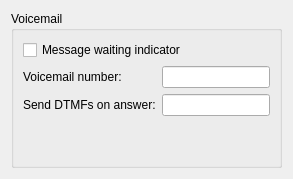
       <widget class="QWidget" name="page_8">
        <layout class="QGridLayout" name="gridLayout_33">
         <item row="0" column="0">
          <widget class="QGroupBox" name="groupBox_12">
           <property name="title">
            <string>Voicemail</string>
           </property>
           <layout class="QGridLayout" name="gridLayout_32">
            <item row="1" column="0">
             <layout class="QGridLayout" name="gridLayout_34">
              <item row="0" column="0">
               <widget class="QLabel" name="label_15">
                <property name="text">
                 <string>Voicemail number:</string>
                </property>
               </widget>
              </item>
              <item row="0" column="1">
               <widget class="QLineEdit" name="leVmNumber"/>
              </item>
              <item row="1" column="0">
               <widget class="QLabel" name="label_16">
                <property name="text">
                 <string>Send DTMFs on answer:</string>
                </property>
               </widget>
              </item>
              <item row="1" column="1">
               <widget class="QLineEdit" name="leVmDTMF">
                <property name="maxLength">
                 <number>120</number>
                </property>
               </widget>
              </item>
             </layout>
            </item>
            <item row="0" column="0">
             <widget class="QCheckBox" name="chkbMWI">
              <property name="text">
               <string>Message waiting indicator</string>
              </property>
             </widget>
            </item>
            <item row="3" column="0">
             <spacer name="verticalSpacer_4">
              <property name="orientation">
               <enum>Qt::Vertical</enum>
              </property>
              <property name="sizeHint" stdset="0">
               <size>
                <width>20</width>
                <height>40</height>
               </size>
              </property>
             </spacer>
            </item>
           </layout>
          </widget>
         </item>
        </layout>
       </widget>
